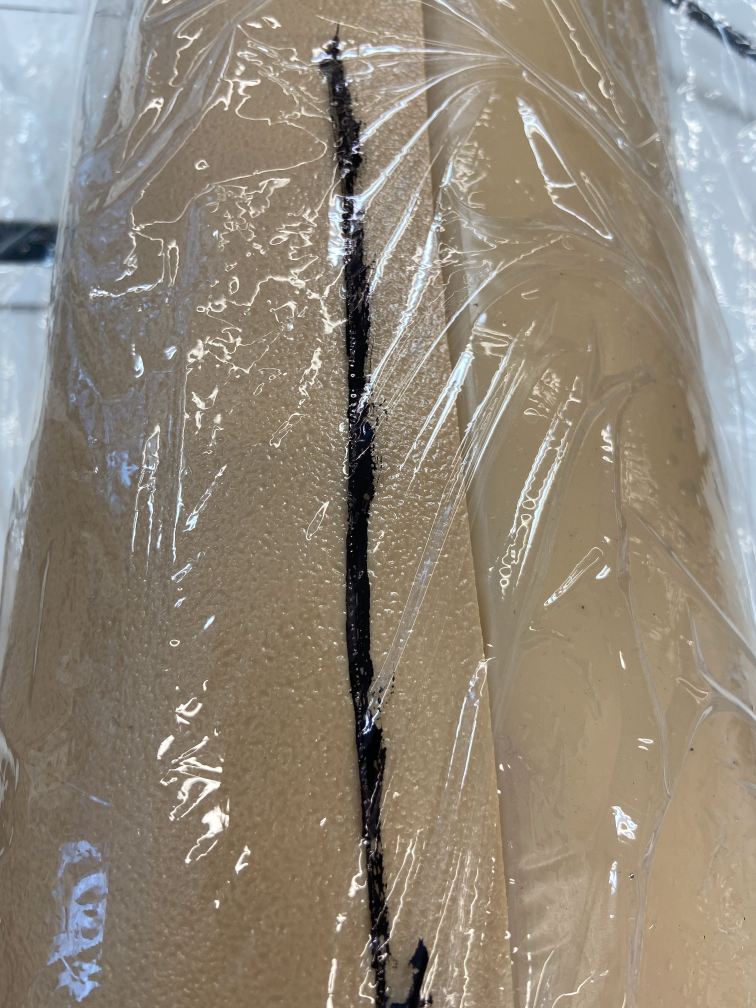
#> input picture blackline1.jpg, 3024 x 4032 px, given in place of the camera (shown at 1/4 size)
$ python test.py
#> lines starting #> are read from the running program, lines starting #| are printed output that depends on the picture; after the words box and inside, x2 and y2 are one past the last pixel; in counts of white or black regions, pixels touching at a corner belong together
#> further down, frame is the input picture: shape (4032, 3024, 3); mean B, G, R 119.6, 134.1, 144.1
import numpy as np
import cv2
from matplotlib import pyplot as plt
import math
from pandas import DataFrame


class linedetector:
    def __init__(self):
        self.lines = []

    def find_lines(self, frame):

        # set HSV interval of black
        lower_black = np.array([0, 0, 0])
        upper_black = np.array([180, 255, 46])

        # change to hsv model
        hsv = cv2.cvtColor(frame, cv2.COLOR_BGR2HSV)
#> hsv: shape (4032, 3024, 3); mean H, S, V 31.9, 57.3, 147.7

        # select black pixel and generate binary image
        binary = cv2.inRange(hsv, lower_black, upper_black)
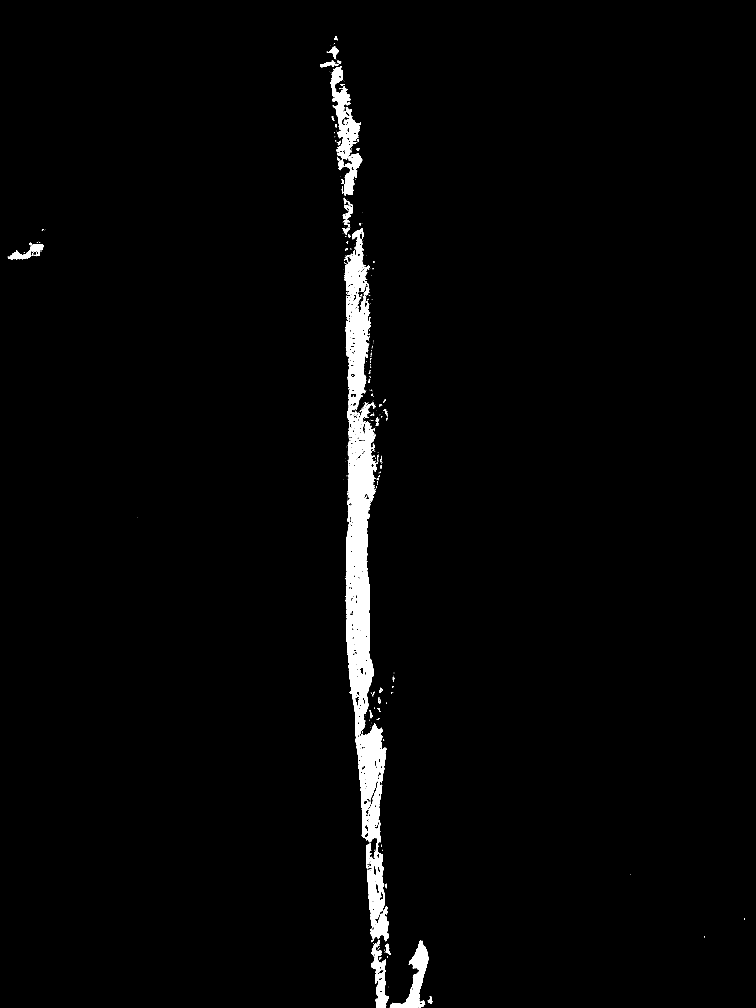
#> binary: shape (4032, 3024) (shown at 1/4 size); 2% white; 399 white regions (317 under 20 px), largest, box (x1, y1, x2, y2) and area: (1382, 1611, 1545, 3715) 143408, (1382, 1148, 1483, 1700) 27274, (1320, 264, 1449, 782) 22510

        # cv2.namedWindow("binary image", cv2.WINDOW_NORMAL)
        # cv2.resizeWindow('binary image', 800,1100)
        # cv2.imshow("binary image", binary)

        # downsample the image to increase running speed
        downSampled = cv2.pyrDown(binary)
        dist = downSampled
        # cv2.namedWindow("downSampled image", cv2.WINDOW_NORMAL)
        # cv2.resizeWindow('downSampled image', 800,1100)
        # cv2.imshow("downSampled image", dist)

        # transform the black pixel to corresponding x and y coordinates
        h, w = dist.shape
#> h = 2016; w = 1512
        threshold_d = 100
        result = np.zeros((h, w), dtype=np.uint8)
        xpts = []
        ypts = []
        for row in range(h):
            for col in range(w):
                d = dist[row][col]
                if d > threshold_d:
                    xpts.append(h - row)
                    ypts.append(col)
#> after the loop, xpts = 63623 items; ypts = 63623 items
        # cv2.namedWindow("result", cv2.WINDOW_NORMAL)
        # cv2.resizeWindow('result', 800,1100)
        # cv2.imshow("result", result)

        coeffi = np.polyfit(ypts, xpts, 3)
#> coeffi = [2.66e-05, -0.0558, 27.42, 224.2]
        p1 = np.poly1d(coeffi)
        xvals = p1(ypts)
        xvals = list(xvals)
#> xvals = 63623 items
        for i in range(len(xvals)):
            xvals[i] = int(xvals[i])

        # plt.plot(ypts, xpts)
        # plt.show()

        # cv2.line(dist, xpts, yvals, color= 'r')
        # Coordinateds converted to opencv format
        for i in range(len(xvals)):
            xvals[i] = h - xvals[i]

        # show fit curve to original image
        downSampled_frame = cv2.pyrDown(frame)
        for point in zip(ypts, xvals):
            cv2.circle(downSampled_frame, point, 2, (0, 0, 255), 2)
#> this loop made 63623 passes
#> point on passes 1 to 3: (671, 474), (672, 485), (673, 497)
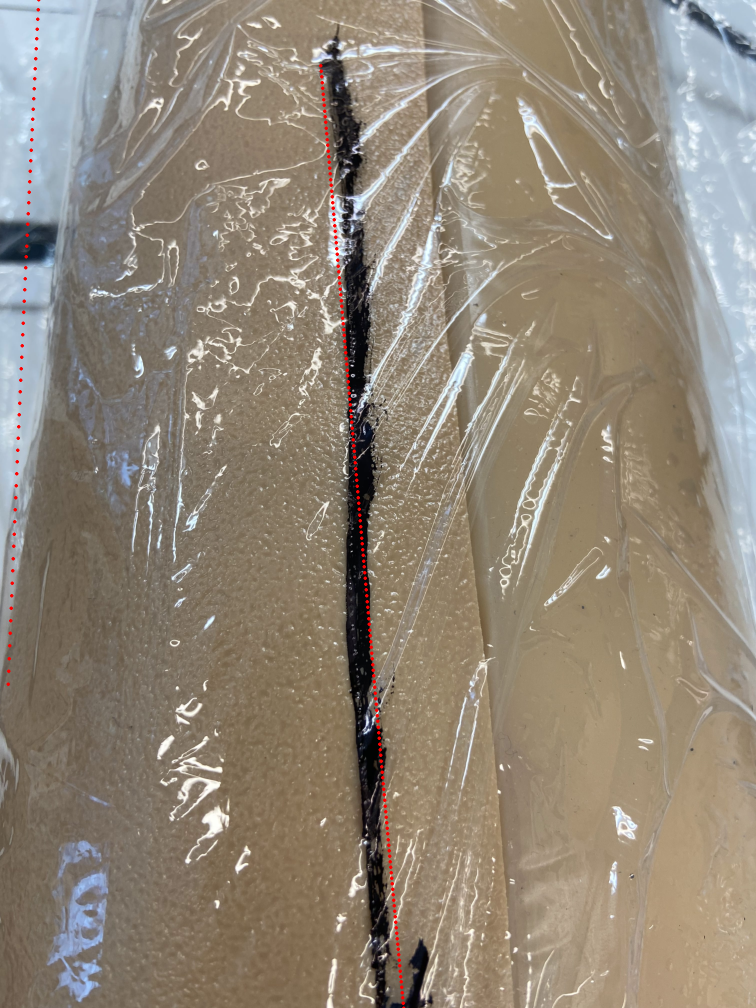
#> downSampled_frame: shape (2016, 1512, 3) (shown at 1/2 size); mean B, G, R 119.3, 133.8, 144.4
        cv2.namedWindow("image_result", cv2.WINDOW_NORMAL)
        cv2.resizeWindow('image_result', 800, 1100)
        cv2.imshow("image_result", downSampled_frame)

        return 0


if __name__ == "__main__":
    # [5 lines of commented-out code are left out]

    cap = cv2.VideoCapture(0)
    if not cap.isOpened():
        print("Cannot open camera")
        exit()
    while True:
        # Capture frame-by-frame
        ret, frame = cap.read()
        # if frame is read correctly ret is True
        if not ret:
            print("Can't receive frame (stream end?). Exiting ...")
            break
        # Our operations on the frame come here
        ld = linedetector()
        lines = ld.find_lines(frame)
#> lines = 0

        if cv2.waitKey(100) == ord('q'):
#> (key q is pressed here)
            break
    # When everything done, release the capture
    cap.release()
    cv2.destroyAllWindows()

$ run again, on blackline2.jpg
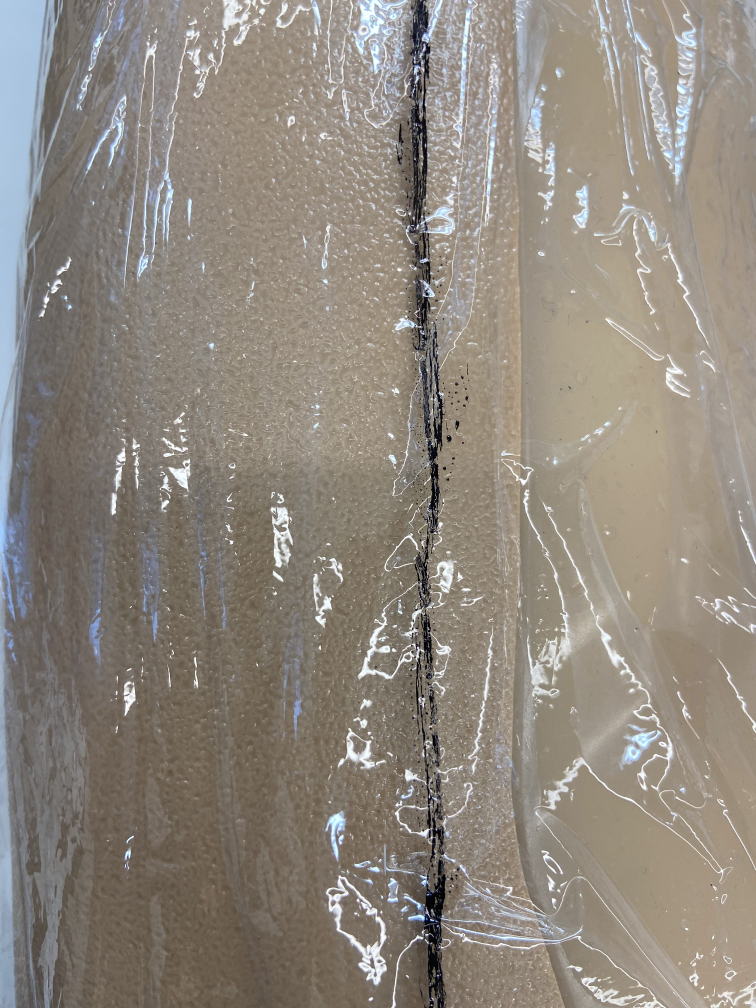
#> input picture blackline2.jpg, 3024 x 4032 px, given in place of the camera (shown at 1/4 size)
#> frame is the input picture: shape (4032, 3024, 3); mean B, G, R 126, 135.6, 143.2
#> hsv: shape (4032, 3024, 3); mean H, S, V 28.7, 39.6, 145.5
#> in find_lines, `binary = cv2.inRange(hsv, lower_black, upper_black)`:
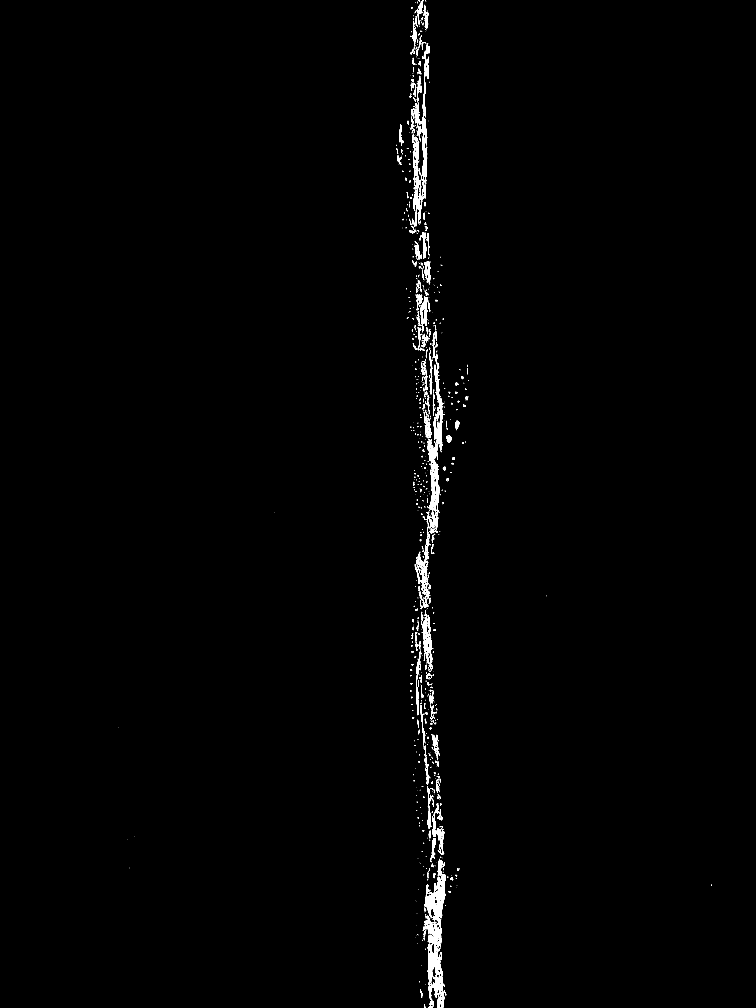
#> binary: shape (4032, 3024) (shown at 1/4 size); 0.78% white; 1009 white regions (716 under 20 px), largest, box (x1, y1, x2, y2) and area: (1695, 3692, 1778, 4032) 11627, (1649, 305, 1709, 905) 11486, (1709, 1500, 1778, 2114) 10965
#> after the loop in find_lines, `for row in range(h):`: xpts = 24852 items
#> coeffi = [-0.000214, 0.7, -747.5, 261625.7]
#> xvals = 24852 items
#> the loop in find_lines, `for point in zip(ypts, xvals):` made 24852 passes
#> point on passes 1 to 3: (839, 746), (845, 881), (846, 903)
#> after the loop in find_lines, `for point in zip(ypts, xvals):`:
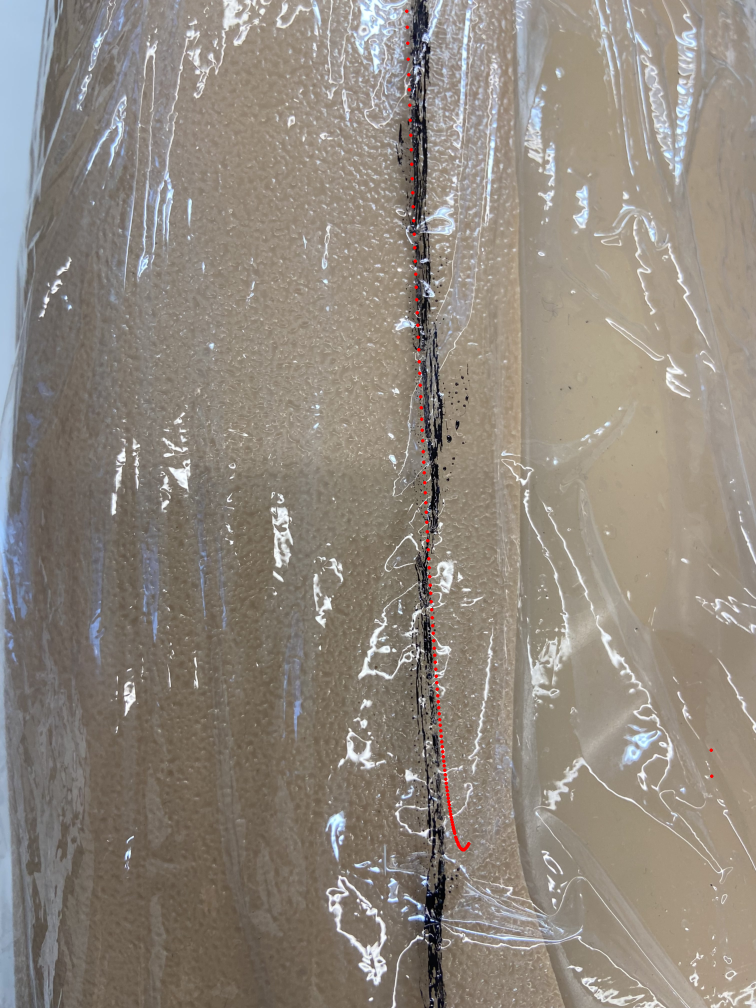
#> downSampled_frame: shape (2016, 1512, 3) (shown at 1/2 size); mean B, G, R 125.9, 135.4, 143.4
#> lines = 0

$ run again, on blackline3.jpg
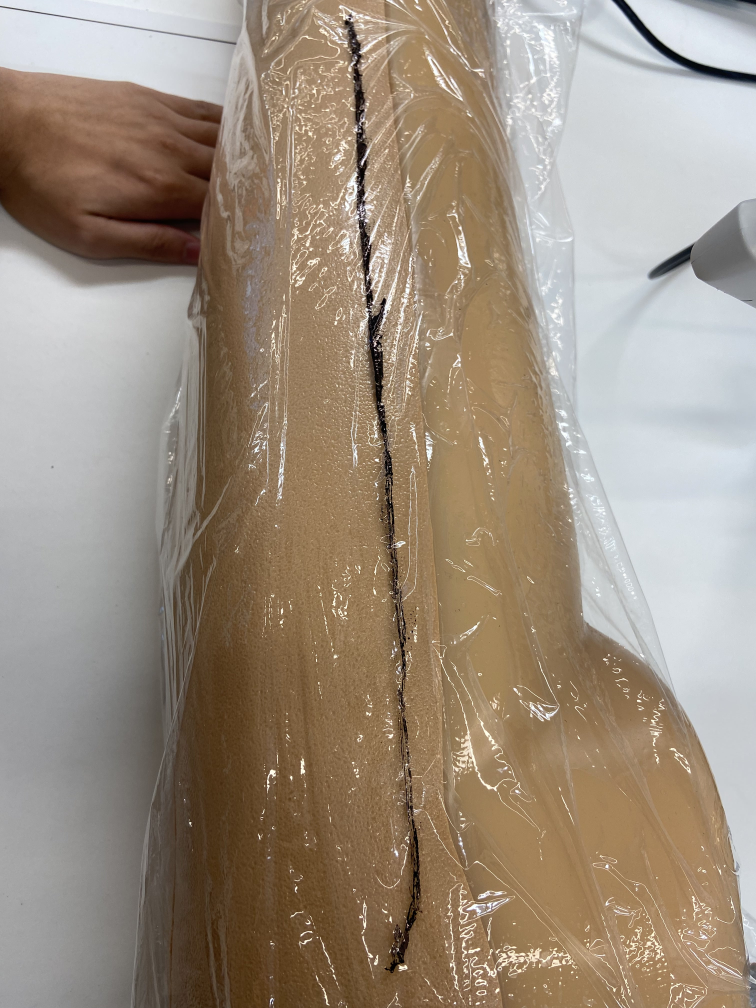
#> input picture blackline3.jpg, 3024 x 4032 px, given in place of the camera (shown at 1/4 size)
#> frame is the input picture: shape (4032, 3024, 3); mean B, G, R 126.2, 142.1, 156.3
#> hsv: shape (4032, 3024, 3); mean H, S, V 41, 66.8, 158.7
#> in find_lines, `binary = cv2.inRange(hsv, lower_black, upper_black)`:
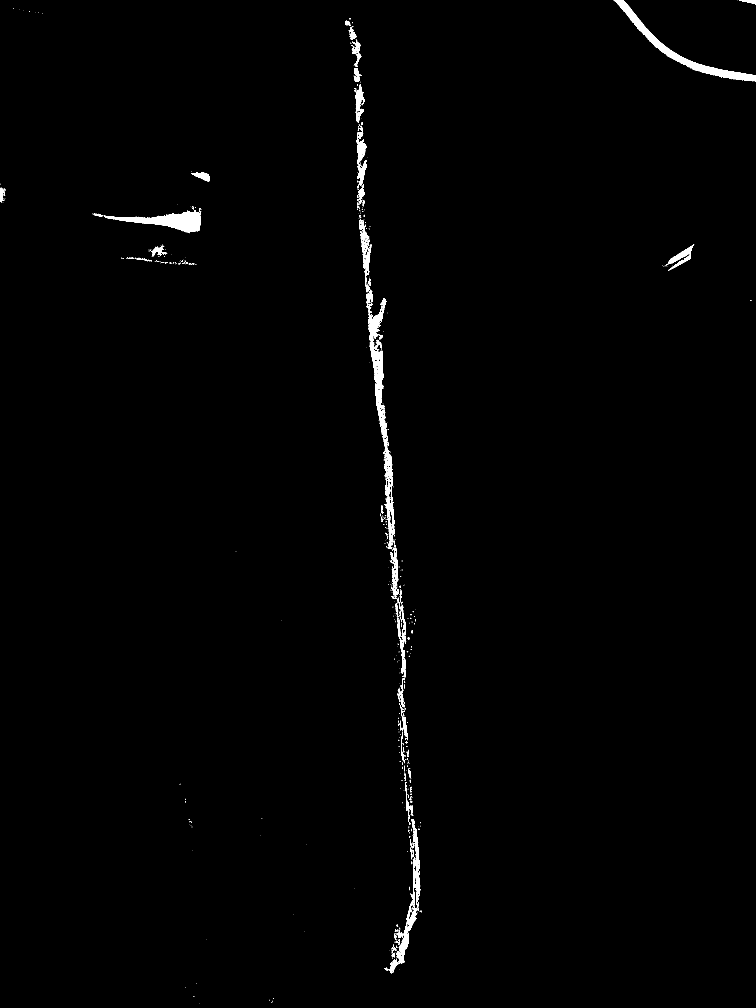
#> binary: shape (4032, 3024) (shown at 1/4 size); 0.79% white; 757 white regions (625 under 20 px), largest, box (x1, y1, x2, y2) and area: (2455, 0, 3024, 326) 17281, (425, 837, 804, 933) 13849, (1473, 1192, 1551, 1783) 12488
#> after the loop in find_lines, `for row in range(h):`: xpts = 25293 items
#> coeffi = [2.58e-06, -0.00415, 0.87, 1694.6]
#> xvals = 25293 items
#> the loop in find_lines, `for point in zip(ypts, xvals):` made 25293 passes
#> point on passes 1 to 3: (1228, 739), (1229, 736), (1230, 734)
#> after the loop in find_lines, `for point in zip(ypts, xvals):`:
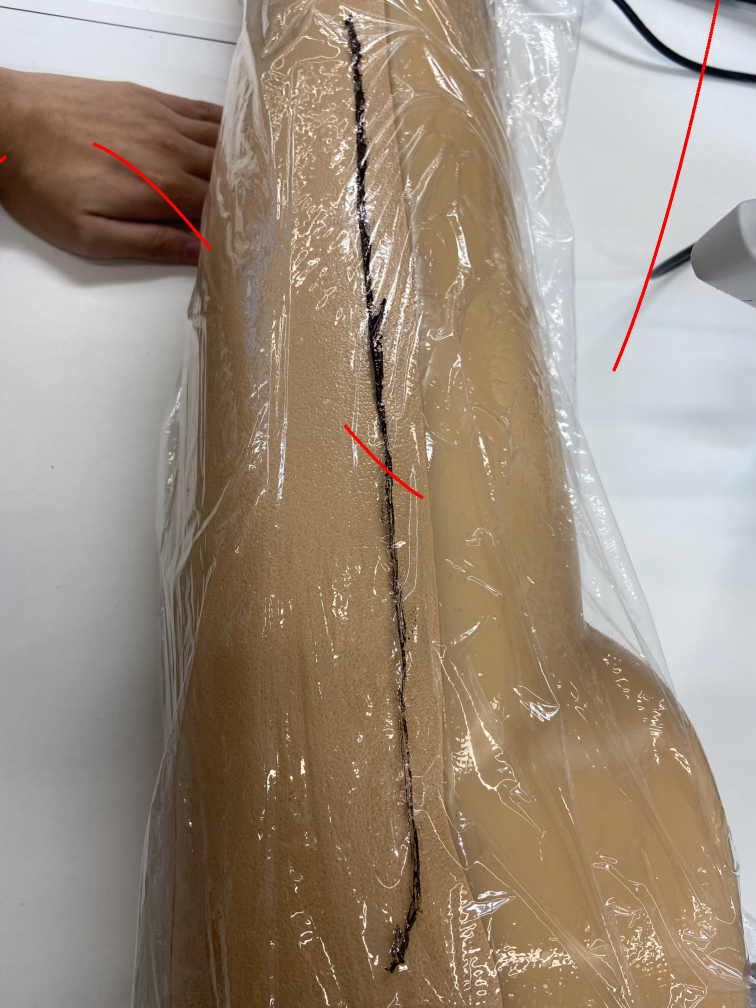
#> downSampled_frame: shape (2016, 1512, 3) (shown at 1/2 size); mean B, G, R 125.7, 141.6, 156.6
#> lines = 0
